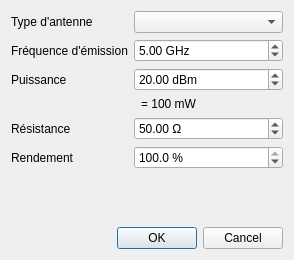
<?xml version="1.0" encoding="UTF-8"?>
<ui version="4.0">
 <class>EmitterDialog</class>
 <widget class="QDialog" name="EmitterDialog">
  <property name="geometry">
   <rect>
    <x>0</x>
    <y>0</y>
    <width>294</width>
    <height>260</height>
   </rect>
  </property>
  <property name="windowTitle">
   <string>Paramètres de l'antenne</string>
  </property>
  <layout class="QVBoxLayout" name="verticalLayout">
   <item>
    <layout class="QFormLayout" name="formLayout">
     <item row="0" column="0">
      <widget class="QLabel" name="label_antenna_type">
       <property name="text">
        <string>Type d'antenne</string>
       </property>
      </widget>
     </item>
     <item row="0" column="1">
      <widget class="QComboBox" name="combobox_antenna_type"/>
     </item>
     <item row="2" column="0">
      <widget class="QLabel" name="label_power">
       <property name="text">
        <string>Puissance</string>
       </property>
      </widget>
     </item>
     <item row="2" column="1">
      <widget class="QDoubleSpinBox" name="spinbox_power">
       <property name="suffix">
        <string> dBm</string>
       </property>
       <property name="decimals">
        <number>2</number>
       </property>
       <property name="minimum">
        <double>-100.000000000000000</double>
       </property>
       <property name="maximum">
        <double>100.000000000000000</double>
       </property>
       <property name="value">
        <double>20.000000000000000</double>
       </property>
      </widget>
     </item>
     <item row="1" column="0">
      <widget class="QLabel" name="label_frequency">
       <property name="text">
        <string>Fréquence d'émission</string>
       </property>
      </widget>
     </item>
     <item row="1" column="1">
      <widget class="QDoubleSpinBox" name="spinbox_frequency">
       <property name="suffix">
        <string> GHz</string>
       </property>
       <property name="minimum">
        <double>0.100000000000000</double>
       </property>
       <property name="maximum">
        <double>100.000000000000000</double>
       </property>
       <property name="singleStep">
        <double>0.100000000000000</double>
       </property>
       <property name="value">
        <double>5.000000000000000</double>
       </property>
      </widget>
     </item>
     <item row="4" column="0">
      <widget class="QLabel" name="label_resistance">
       <property name="text">
        <string>Résistance</string>
       </property>
      </widget>
     </item>
     <item row="5" column="0">
      <widget class="QLabel" name="label_efficiency">
       <property name="text">
        <string>Rendement</string>
       </property>
      </widget>
     </item>
     <item row="4" column="1">
      <widget class="QDoubleSpinBox" name="spinbox_resistance">
       <property name="suffix">
        <string> Ω</string>
       </property>
       <property name="minimum">
        <double>0.010000000000000</double>
       </property>
       <property name="maximum">
        <double>1000.000000000000000</double>
       </property>
       <property name="value">
        <double>50.000000000000000</double>
       </property>
      </widget>
     </item>
     <item row="5" column="1">
      <widget class="QDoubleSpinBox" name="spinbox_efficiency">
       <property name="suffix">
        <string> %</string>
       </property>
       <property name="decimals">
        <number>1</number>
       </property>
       <property name="maximum">
        <double>100.000000000000000</double>
       </property>
       <property name="singleStep">
        <double>1.000000000000000</double>
       </property>
       <property name="value">
        <double>100.000000000000000</double>
       </property>
      </widget>
     </item>
     <item row="3" column="1">
      <widget class="QLabel" name="label_power_watts">
       <property name="sizePolicy">
        <sizepolicy hsizetype="Preferred" vsizetype="Maximum">
         <horstretch>0</horstretch>
         <verstretch>0</verstretch>
        </sizepolicy>
       </property>
       <property name="text">
        <string>= 100 mW</string>
       </property>
       <property name="indent">
        <number>7</number>
       </property>
      </widget>
     </item>
    </layout>
   </item>
   <item>
    <widget class="QDialogButtonBox" name="buttonBox">
     <property name="orientation">
      <enum>Qt::Horizontal</enum>
     </property>
     <property name="standardButtons">
      <set>QDialogButtonBox::Cancel|QDialogButtonBox::Ok</set>
     </property>
    </widget>
   </item>
  </layout>
 </widget>
 <resources/>
 <connections>
  <connection>
   <sender>buttonBox</sender>
   <signal>accepted()</signal>
   <receiver>EmitterDialog</receiver>
   <slot>accept()</slot>
   <hints>
    <hint type="sourcelabel">
     <x>248</x>
     <y>254</y>
    </hint>
    <hint type="destinationlabel">
     <x>157</x>
     <y>274</y>
    </hint>
   </hints>
  </connection>
  <connection>
   <sender>buttonBox</sender>
   <signal>rejected()</signal>
   <receiver>EmitterDialog</receiver>
   <slot>reject()</slot>
   <hints>
    <hint type="sourcelabel">
     <x>316</x>
     <y>260</y>
    </hint>
    <hint type="destinationlabel">
     <x>286</x>
     <y>274</y>
    </hint>
   </hints>
  </connection>
 </connections>
</ui>
